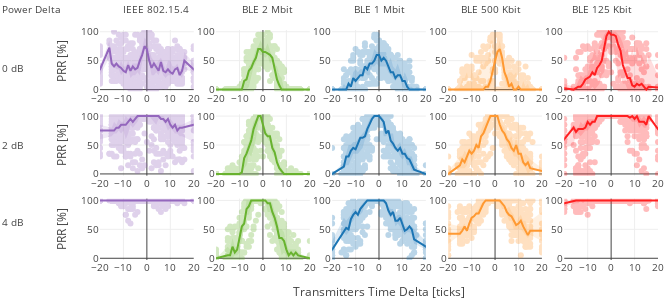

Here is the notebook cell this chart was saved with:
### Code cell
plot_name = 'prr_matrix.pdf'

# Adjust the plot size    
if output_format == 'paper':
    custom_layout = dict(
        font = {"size":font_size_px},
        margin = dict(l=100, r=10, t=30, b=40),
        width = landscapewidth_px

    )
else: 
    custom_layout = None
    
figure = prr_matrix_plot(
    df,
    DataPath,
    PowerDeltaList = [0,2,4],
    layout = custom_layout
    )
figure.update_layout(custom_layout)
figure.show()
figure.write_image(str(plot_path / plot_name))
